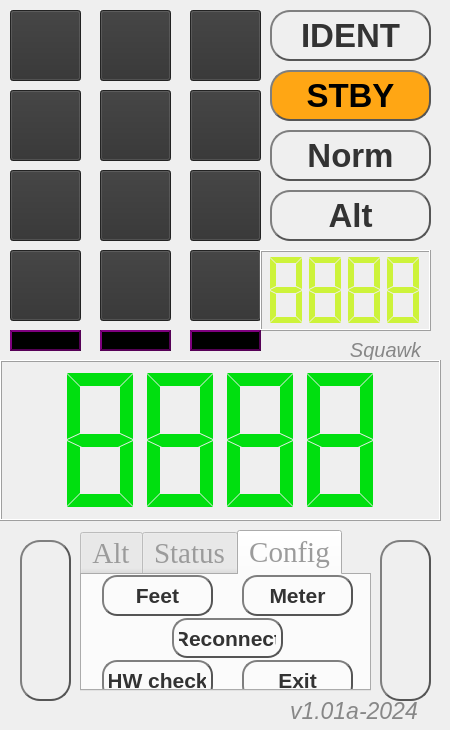
    <widget class="QWidget" name="page_2">
     <widget class="QPushButton" name="pushButton">
      <property name="geometry">
       <rect>
        <x>10</x>
        <y>10</y>
        <width>71</width>
        <height>71</height>
       </rect>
      </property>
      <property name="styleSheet">
       <string notr="true">
QPushButton {
    image: url(:/one.png); 
    background-image: url(:/one.png);  
    background-color: rgb(49, 49, 49);
}
QPushButton:pressed {
    image: url(:/one.png);
    background-image: url(:/one.png);
    background-color: rgb(224, 0, 0);
}</string>
      </property>
      <property name="text">
       <string/>
      </property>
     </widget>
     <widget class="QPushButton" name="pushButton_2">
      <property name="geometry">
       <rect>
        <x>100</x>
        <y>10</y>
        <width>71</width>
        <height>71</height>
       </rect>
      </property>
      <property name="styleSheet">
       <string notr="true">
QPushButton {
    image: url(:/two.png); 
    background-image: url(:/two.png);  
    background-color: rgb(49, 49, 49);
}
QPushButton:pressed {
    image: url(:/two.png);
    background-image: url(:/two.png);
    background-color: rgb(224, 0, 0);
}</string>
      </property>
      <property name="text">
       <string/>
      </property>
     </widget>
     <widget class="QPushButton" name="pushButton_3">
      <property name="geometry">
       <rect>
        <x>190</x>
        <y>10</y>
        <width>71</width>
        <height>71</height>
       </rect>
      </property>
      <property name="styleSheet">
       <string notr="true">
QPushButton {
    image: url(:/tree.png); 
    background-image: url(:/tree.png);  
    background-color: rgb(49, 49, 49);
}
QPushButton:pressed {
    image: url(:/tree.png);
    background-image: url(:/tree.png);
    background-color: rgb(224, 0, 0);
}</string>
      </property>
      <property name="text">
       <string/>
      </property>
     </widget>
     <widget class="QPushButton" name="pushButton_4">
      <property name="geometry">
       <rect>
        <x>10</x>
        <y>90</y>
        <width>71</width>
        <height>71</height>
       </rect>
      </property>
      <property name="styleSheet">
       <string notr="true">
QPushButton {
    image: url(:/fore.png); 
    background-image: url(:/fore.png);  
    background-color: rgb(49, 49, 49);
}
QPushButton:pressed {
    image: url(:/fore.png);
    background-image: url(:/fore.png);
    background-color: rgb(224, 0, 0);
}</string>
      </property>
      <property name="text">
       <string/>
      </property>
     </widget>
     <widget class="QPushButton" name="pushButton_5">
      <property name="geometry">
       <rect>
        <x>100</x>
        <y>90</y>
        <width>71</width>
        <height>71</height>
       </rect>
      </property>
      <property name="styleSheet">
       <string notr="true">
QPushButton {
    image: url(:/five.png); 
    background-image: url(:/five.png);  
    background-color: rgb(49, 49, 49);
}
QPushButton:pressed {
    image: url(:/five.png);
    background-image: url(:/five.png);
    background-color: rgb(224, 0, 0);
}</string>
      </property>
      <property name="text">
       <string/>
      </property>
     </widget>
     <widget class="QPushButton" name="pushButton_6">
      <property name="geometry">
       <rect>
        <x>190</x>
        <y>90</y>
        <width>71</width>
        <height>71</height>
       </rect>
      </property>
      <property name="styleSheet">
       <string notr="true">
QPushButton {
    image: url(:/six.png); 
    background-image: url(:/six.png);  
    background-color: rgb(49, 49, 49);
}
QPushButton:pressed {
    image: url(:/six.png);
    background-image: url(:/six.png);
    background-color: rgb(224, 0, 0);
}</string>
      </property>
      <property name="text">
       <string/>
      </property>
     </widget>
     <widget class="QPushButton" name="pushButton_7">
      <property name="geometry">
       <rect>
        <x>10</x>
        <y>170</y>
        <width>71</width>
        <height>71</height>
       </rect>
      </property>
      <property name="styleSheet">
       <string notr="true">
QPushButton {
    image: url(:/seven.png); 
    background-image: url(:/seven.png);  
    background-color: rgb(49, 49, 49);
}
QPushButton:pressed {
    image: url(:/seven.png);
    background-image: url(:/seven.png);
    background-color: rgb(224, 0, 0);
}</string>
      </property>
      <property name="text">
       <string/>
      </property>
     </widget>
     <widget class="QPushButton" name="pushButton_8">
      <property name="geometry">
       <rect>
        <x>100</x>
        <y>170</y>
        <width>71</width>
        <height>71</height>
       </rect>
      </property>
      <property name="styleSheet">
       <string notr="true">
QPushButton {
    image: url(:/eight.png); 
    background-image: url(:/eight.png);  
    background-color: rgb(49, 49, 49);
}
QPushButton:pressed {
    image: url(:/eight.png);
    background-image: url(:/eight.png);
    background-color: rgb(224, 0, 0);
}</string>
      </property>
      <property name="text">
       <string/>
      </property>
     </widget>
     <widget class="QPushButton" name="pushButton_9">
      <property name="geometry">
       <rect>
        <x>190</x>
        <y>170</y>
        <width>71</width>
        <height>71</height>
       </rect>
      </property>
      <property name="styleSheet">
       <string notr="true">
QPushButton {
    image: url(:/nine.png); 
    background-image: url(:/nine.png);  
    background-color: rgb(49, 49, 49);
}
QPushButton:pressed {
    image: url(:/nine.png);
    background-image: url(:/nine.png);
    background-color: rgb(224, 0, 0);
}</string>
      </property>
      <property name="text">
       <string/>
      </property>
     </widget>
     <widget class="QPushButton" name="pushButton_16">
      <property name="geometry">
       <rect>
        <x>10</x>
        <y>250</y>
        <width>71</width>
        <height>71</height>
       </rect>
      </property>
      <property name="font">
       <font>
        <bold>true</bold>
       </font>
      </property>
      <property name="styleSheet">
       <string notr="true">QPushButton {
    image: url(:/enter.png); 
    background-image: url(:/enter.png);  
    background-color: rgb(49, 49, 49);
}
QPushButton:pressed {
    image: url(:/enter.png);
    background-image: url(:/enter.png);
    background-color: rgb(224, 0, 0);
}</string>
      </property>
      <property name="text">
       <string/>
      </property>
     </widget>
     <widget class="QPushButton" name="pushButton_17">
      <property name="geometry">
       <rect>
        <x>100</x>
        <y>250</y>
        <width>71</width>
        <height>71</height>
       </rect>
      </property>
      <property name="styleSheet">
       <string notr="true">QPushButton {
    image: url(:/zero.png); 
    background-image: url(:/zero.png);  
    background-color: rgb(49, 49, 49);
}
QPushButton:pressed {
    image: url(:/zero.png);
    background-image: url(:/zero.png);
    background-color: rgb(224, 0, 0);
}</string>
      </property>
      <property name="text">
       <string/>
      </property>
     </widget>
     <widget class="QPushButton" name="pushButton_18">
      <property name="geometry">
       <rect>
        <x>190</x>
        <y>250</y>
        <width>71</width>
        <height>71</height>
       </rect>
      </property>
      <property name="styleSheet">
       <string notr="true">QPushButton {
    image: url(:/del.png); 
    background-image: url(:/del.png);  
    background-color: rgb(49, 49, 49);
}
QPushButton:pressed {
    image: url(:/del.png);
    background-image: url(:/del.png);
    background-color: rgb(224, 0, 0);
}</string>
      </property>
      <property name="text">
       <string/>
      </property>
     </widget>
     <widget class="QPushButton" name="pushButton_14">
      <property name="geometry">
       <rect>
        <x>10</x>
        <y>330</y>
        <width>71</width>
        <height>21</height>
       </rect>
      </property>
      <property name="font">
       <font>
        <pointsize>10</pointsize>
        <bold>true</bold>
       </font>
      </property>
      <property name="styleSheet">
       <string notr="true">QPushButton {
background-color: rgb(0, 0, 0);
border: 2px solid #505;
border-radius: 15px;
border-style: outset;
background: qradialgradient(
cx: 0.5, cy: -0.4, fx: 0.3, fy: -0.4,
radius: 1.35, stop: 0 #fff, stop: 1 #900
);
padding: 5px;
}


</string>
      </property>
      <property name="text">
       <string>Com. OK</string>
      </property>
     </widget>
     <widget class="QPushButton" name="pushButton_11">
      <property name="geometry">
       <rect>
        <x>100</x>
        <y>330</y>
        <width>71</width>
        <height>21</height>
       </rect>
      </property>
      <property name="font">
       <font>
        <pointsize>10</pointsize>
        <bold>true</bold>
       </font>
      </property>
      <property name="styleSheet">
       <string notr="true">QPushButton {
background-color: rgb(0, 0, 0);
border: 2px solid #505;
border-radius: 15px;
border-style: outset;
background: qradialgradient(
cx: 0.5, cy: -0.4, fx: 0.3, fy: -0.4,
radius: 1.35, stop: 0 #fff, stop: 1 #900
);
padding: 5px;
}


</string>
      </property>
      <property name="text">
       <string>Alt. OK</string>
      </property>
      <property name="checkable">
       <bool>false</bool>
      </property>
     </widget>
     <widget class="QTabWidget" name="tabWidget">
      <property name="geometry">
       <rect>
        <x>80</x>
        <y>530</y>
        <width>291</width>
        <height>161</height>
       </rect>
      </property>
      <property name="font">
       <font>
        <family>Times New Roman</family>
        <pointsize>22</pointsize>
       </font>
      </property>
      <property name="styleSheet">
       <string notr="true">color: rgb(155, 155, 155);
selection-color: rgb(253, 255, 135);

</string>
      </property>
      <property name="currentIndex">
       <number>2</number>
      </property>
      <widget class="QWidget" name="tab">
       <attribute name="title">
        <string>Alt</string>
       </attribute>
       <widget class="QLCDNumber" name="lcdNumber_3">
        <property name="geometry">
         <rect>
          <x>30</x>
          <y>10</y>
          <width>241</width>
          <height>91</height>
         </rect>
        </property>
        <property name="styleSheet">
         <string notr="true">color: rgb(13, 255, 252);</string>
        </property>
        <property name="smallDecimalPoint">
         <bool>false</bool>
        </property>
        <property name="digitCount">
         <number>5</number>
        </property>
        <property name="segmentStyle">
         <enum>QLCDNumber::SegmentStyle::Flat</enum>
        </property>
        <property name="intValue" stdset="0">
         <number>88888</number>
        </property>
       </widget>
       <widget class="QLabel" name="label_2">
        <property name="geometry">
         <rect>
          <x>40</x>
          <y>100</y>
          <width>61</width>
          <height>31</height>
         </rect>
        </property>
        <property name="font">
         <font>
          <pointsize>22</pointsize>
          <italic>true</italic>
         </font>
        </property>
        <property name="styleSheet">
         <string notr="true">color: rgb(135,135,135);</string>
        </property>
        <property name="text">
         <string>Alt. ft.</string>
        </property>
       </widget>
      </widget>
      <widget class="QWidget" name="tab_2">
       <attribute name="title">
        <string>Status</string>
       </attribute>
       <widget class="QPlainTextEdit" name="plainTextEdit">
        <property name="geometry">
         <rect>
          <x>0</x>
          <y>0</y>
          <width>271</width>
          <height>121</height>
         </rect>
        </property>
        <property name="font">
         <font>
          <pointsize>14</pointsize>
         </font>
        </property>
        <property name="styleSheet">
         <string notr="true">color: rgb(238, 250, 255);</string>
        </property>
        <property name="verticalScrollBarPolicy">
         <enum>Qt::ScrollBarPolicy::ScrollBarAlwaysOn</enum>
        </property>
        <property name="readOnly">
         <bool>true</bool>
        </property>
        <property name="plainText">
         <string/>
        </property>
       </widget>
      </widget>
      <widget class="QWidget" name="tab_3">
       <attribute name="title">
        <string>Config</string>
       </attribute>
       <widget class="QPushButton" name="pushButton_19">
        <property name="geometry">
         <rect>
          <x>160</x>
          <y>85</y>
          <width>111</width>
          <height>41</height>
         </rect>
        </property>
        <property name="font">
         <font>
          <pointsize>16</pointsize>
          <bold>true</bold>
         </font>
        </property>
        <property name="styleSheet">
         <string notr="true">QPushButton {
color: #333;
border: 2px solid #555;
border-radius: 15px;
border-style: outset;
background: qradialgradient(
cx: 0.3, cy: -0.4, fx: 0.3, fy: -0.4,
radius: 1.35, stop: 0 #fff, stop: 1 #888
);
padding: 5px;
}

QPushButton:pressed {
    background-color: rgb(224, 0, 0);
    border-style: inset;
}</string>
        </property>
        <property name="text">
         <string>Exit</string>
        </property>
       </widget>
       <widget class="QPushButton" name="pushButton_off">
        <property name="geometry">
         <rect>
          <x>20</x>
          <y>85</y>
          <width>111</width>
          <height>41</height>
         </rect>
        </property>
        <property name="font">
         <font>
          <pointsize>16</pointsize>
          <bold>true</bold>
         </font>
        </property>
        <property name="styleSheet">
         <string notr="true">QPushButton {
color: #333;
border: 2px solid #555;
border-radius: 15px;
border-style: outset;
background: qradialgradient(
cx: 0.3, cy: -0.4, fx: 0.3, fy: -0.4,
radius: 1.35, stop: 0 #fff, stop: 1 #888
);
padding: 5px;
}

QPushButton:pressed {
    background-color: rgb(224, 0, 0);
    border-style: inset;
}</string>
        </property>
        <property name="text">
         <string>HW check</string>
        </property>
       </widget>
       <widget class="QPushButton" name="pushButton_12">
        <property name="geometry">
         <rect>
          <x>160</x>
          <y>0</y>
          <width>111</width>
          <height>41</height>
         </rect>
        </property>
        <property name="font">
         <font>
          <pointsize>16</pointsize>
          <bold>true</bold>
         </font>
        </property>
        <property name="styleSheet">
         <string notr="true">QPushButton {
color: #333;
border: 2px solid #555;
border-radius: 15px;
border-style: outset;
background: qradialgradient(
cx: 0.3, cy: -0.4, fx: 0.3, fy: -0.4,
radius: 1.35, stop: 0 #fff, stop: 1 #888
);
padding: 5px;
}

QPushButton:pressed {
    background-color: rgb(224, 0, 0);
    border-style: inset;
}</string>
        </property>
        <property name="text">
         <string>Meter</string>
        </property>
       </widget>
       <widget class="QPushButton" name="pushButton_13">
        <property name="geometry">
         <rect>
          <x>20</x>
          <y>0</y>
          <width>111</width>
          <height>41</height>
         </rect>
        </property>
        <property name="font">
         <font>
          <pointsize>16</pointsize>
          <bold>true</bold>
         </font>
        </property>
        <property name="styleSheet">
         <string notr="true">QPushButton {
color: #333;
border: 2px solid #555;
border-radius: 15px;
border-style: outset;
background: qradialgradient(
cx: 0.3, cy: -0.4, fx: 0.3, fy: -0.4,
radius: 1.35, stop: 0 #fff, stop: 1 #888
);
padding: 5px;
}

QPushButton:pressed {
    background-color: rgb(224, 0, 0);
    border-style: inset;
}</string>
        </property>
        <property name="text">
         <string>Feet</string>
        </property>
       </widget>
       <widget class="QPushButton" name="reconnect_now">
        <property name="geometry">
         <rect>
          <x>90</x>
          <y>43</y>
          <width>111</width>
          <height>40</height>
         </rect>
        </property>
        <property name="font">
         <font>
          <pointsize>16</pointsize>
          <bold>true</bold>
         </font>
        </property>
        <property name="styleSheet">
         <string notr="true">QPushButton {
color: #333;
border: 2px solid #555;
border-radius: 15px;
border-style: outset;
background: qradialgradient(
cx: 0.3, cy: -0.4, fx: 0.3, fy: -0.4,
radius: 1.35, stop: 0 #fff, stop: 1 #888
);
padding: 5px;
}

QPushButton:pressed {
    background-color: rgb(224, 0, 0);
    border-style: inset;
}</string>
        </property>
        <property name="text">
         <string>Reconnect</string>
        </property>
       </widget>
      </widget>
     </widget>
     <widget class="QLCDNumber" name="lcdNumber">
      <property name="geometry">
       <rect>
        <x>0</x>
        <y>360</y>
        <width>441</width>
        <height>161</height>
       </rect>
      </property>
      <property name="font">
       <font>
        <bold>true</bold>
       </font>
      </property>
      <property name="styleSheet">
       <string notr="true">color: rgb(0, 223, 15);</string>
      </property>
      <property name="digitCount">
       <number>4</number>
      </property>
      <property name="segmentStyle">
       <enum>QLCDNumber::SegmentStyle::Flat</enum>
      </property>
      <property name="intValue" stdset="0">
       <number>8888</number>
      </property>
     </widget>
     <widget class="QPushButton" name="pushButton_Ident">
      <property name="geometry">
       <rect>
        <x>270</x>
        <y>10</y>
        <width>161</width>
        <height>51</height>
       </rect>
      </property>
      <property name="font">
       <font>
        <pointsize>25</pointsize>
        <bold>true</bold>
       </font>
      </property>
      <property name="styleSheet">
       <string notr="true">QPushButton {
color: #333;
border: 2px solid #555;
border-radius: 20px;
border-style: outset;
background: qradialgradient(
cx: 0.3, cy: -0.4, fx: 0.3, fy: -0.4,
radius: 1.35, stop: 0 #fff, stop: 1 #888
);
padding: 5px;
}

QPushButton:pressed {
    background-color: rgb(224, 0, 0);
    border-style: inset;
}
</string>
      </property>
      <property name="text">
       <string>IDENT</string>
      </property>
     </widget>
     <widget class="QPushButton" name="pushButton_stby">
      <property name="geometry">
       <rect>
        <x>270</x>
        <y>70</y>
        <width>161</width>
        <height>51</height>
       </rect>
      </property>
      <property name="font">
       <font>
        <pointsize>25</pointsize>
        <bold>true</bold>
       </font>
      </property>
      <property name="styleSheet">
       <string notr="true">QPushButton {
background-color: rgb(255, 166, 20);
border: 2px solid #555;
border-radius: 20px;
border-style: outset;
background: qradialgradient(
cx: 0.5, cy: -0.4, fx: 0.3, fy: -0.4,
radius: 1.35, stop: 0 #fff, stop: 1 #2A0
);
padding: 5px;
}

QPushButton:pressed {
    background-color: rgb(224, 0, 0);
    border-style: inset;
}</string>
      </property>
      <property name="text">
       <string>STBY</string>
      </property>
     </widget>
     <widget class="QPushButton" name="pushButton_norm">
      <property name="geometry">
       <rect>
        <x>270</x>
        <y>130</y>
        <width>161</width>
        <height>51</height>
       </rect>
      </property>
      <property name="font">
       <font>
        <pointsize>25</pointsize>
        <bold>true</bold>
       </font>
      </property>
      <property name="styleSheet">
       <string notr="true">QPushButton {
color: #333;
border: 2px solid #555;
border-radius: 20px;
border-style: outset;
background: qradialgradient(
cx: 0.3, cy: -0.4, fx: 0.3, fy: -0.4,
radius: 1.35, stop: 0 #fff, stop: 1 #888
);
padding: 5px;
}

QPushButton:pressed {
    background-color: rgb(224, 0, 0);
    border-style: inset;
}</string>
      </property>
      <property name="text">
       <string>Norm</string>
      </property>
     </widget>
     <widget class="QPushButton" name="pushButton_alt">
      <property name="geometry">
       <rect>
        <x>270</x>
        <y>190</y>
        <width>161</width>
        <height>51</height>
       </rect>
      </property>
      <property name="font">
       <font>
        <pointsize>25</pointsize>
        <bold>true</bold>
       </font>
      </property>
      <property name="styleSheet">
       <string notr="true">QPushButton {
color: #333;
border: 2px solid #555;
border-radius: 20px;
border-style: outset;
background: qradialgradient(
cx: 0.3, cy: -0.4, fx: 0.3, fy: -0.4,
radius: 1.35, stop: 0 #fff, stop: 1 #888
);
padding: 5px;
}

QPushButton:pressed {
    background-color: rgb(224, 0, 0);
    border-style: inset;
}</string>
      </property>
      <property name="text">
       <string>Alt</string>
      </property>
     </widget>
     <widget class="QLCDNumber" name="lcdNumber_2">
      <property name="geometry">
       <rect>
        <x>260</x>
        <y>250</y>
        <width>171</width>
        <height>81</height>
       </rect>
      </property>
      <property name="font">
       <font>
        <italic>true</italic>
       </font>
      </property>
      <property name="styleSheet">
       <string notr="true">color: rgb(205, 243, 58);</string>
      </property>
      <property name="digitCount">
       <number>4</number>
      </property>
      <property name="segmentStyle">
       <enum>QLCDNumber::SegmentStyle::Flat</enum>
      </property>
      <property name="intValue" stdset="0">
       <number>8888</number>
      </property>
     </widget>
     <widget class="QPushButton" name="pushButton_10">
      <property name="geometry">
       <rect>
        <x>190</x>
        <y>330</y>
        <width>71</width>
        <height>21</height>
       </rect>
      </property>
      <property name="font">
       <font>
        <pointsize>11</pointsize>
        <bold>true</bold>
       </font>
      </property>
      <property name="styleSheet">
       <string notr="true">QPushButton {
background-color: rgb(0, 0, 0);
border: 2px solid #505;
border-radius: 15px;
border-style: outset;
background: qradialgradient(
cx: 0.5, cy: -0.4, fx: 0.3, fy: -0.4,
radius: 1.35, stop: 0 #fff, stop: 1 #900
);
padding: 5px;
}


</string>
      </property>
      <property name="text">
       <string>Ping OK</string>
      </property>
      <property name="checkable">
       <bool>false</bool>
      </property>
     </widget>
     <widget class="QPushButton" name="select_gyro_page">
      <property name="geometry">
       <rect>
        <x>380</x>
        <y>540</y>
        <width>51</width>
        <height>161</height>
       </rect>
      </property>
      <property name="font">
       <font>
        <pointsize>19</pointsize>
        <bold>true</bold>
       </font>
      </property>
      <property name="styleSheet">
       <string notr="true">QPushButton {
image: url(:/forwards.svg);
color: #333;
border: 2px solid #555;
border-radius: 20px;
border-style: outset;
background: qradialgradient(
cx: 0.3, cy: -0.4, fx: 0.3, fy: -0.4,
radius: 1.35, stop: 0 #fff, stop: 1 #15E
);
padding: 5px;
}

QPushButton:pressed {
    background-color: rgb(224, 0, 0);
    border-style: inset;
}
</string>
      </property>
      <property name="text">
       <string/>
      </property>
     </widget>
     <widget class="QPushButton" name="select_camera_from_transponder">
      <property name="geometry">
       <rect>
        <x>20</x>
        <y>540</y>
        <width>51</width>
        <height>161</height>
       </rect>
      </property>
      <property name="font">
       <font>
        <pointsize>19</pointsize>
        <bold>true</bold>
       </font>
      </property>
      <property name="styleSheet">
       <string notr="true">QPushButton {
image: url(:/backwards.svg);
color: #333;
border: 2px solid #555;
border-radius: 20px;
border-style: outset;
background: qradialgradient(
cx: 0.3, cy: -0.4, fx: 0.3, fy: -0.4,
radius: 1.35, stop: 0 #fff, stop: 1 #15E
);
padding: 5px;
}

QPushButton:pressed {
    background-color: rgb(224, 0, 0);
    border-style: inset;
}
</string>
      </property>
      <property name="text">
       <string/>
      </property>
     </widget>
     <widget class="QLabel" name="label_17">
      <property name="geometry">
       <rect>
        <x>350</x>
        <y>340</y>
        <width>71</width>
        <height>20</height>
       </rect>
      </property>
      <property name="font">
       <font>
        <pointsize>15</pointsize>
        <italic>true</italic>
       </font>
      </property>
      <property name="styleSheet">
       <string notr="true">color: rgb(135,135,135);</string>
      </property>
      <property name="text">
       <string>Squawk</string>
      </property>
      <property name="alignment">
       <set>Qt::AlignmentFlag::AlignCenter</set>
      </property>
     </widget>
     <widget class="QLabel" name="label_3">
      <property name="geometry">
       <rect>
        <x>290</x>
        <y>700</y>
        <width>151</width>
        <height>21</height>
       </rect>
      </property>
      <property name="font">
       <font>
        <pointsize>17</pointsize>
        <italic>true</italic>
       </font>
      </property>
      <property name="styleSheet">
       <string notr="true">color: rgb(135,135,135);</string>
      </property>
      <property name="text">
       <string>v1.01a-2024</string>
      </property>
     </widget>
     <zorder>pushButton</zorder>
     <zorder>pushButton_2</zorder>
     <zorder>pushButton_3</zorder>
     <zorder>pushButton_4</zorder>
     <zorder>pushButton_5</zorder>
     <zorder>pushButton_6</zorder>
     <zorder>pushButton_7</zorder>
     <zorder>pushButton_8</zorder>
     <zorder>pushButton_9</zorder>
     <zorder>pushButton_16</zorder>
     <zorder>pushButton_17</zorder>
     <zorder>pushButton_18</zorder>
     <zorder>pushButton_14</zorder>
     <zorder>pushButton_11</zorder>
     <zorder>lcdNumber</zorder>
     <zorder>pushButton_Ident</zorder>
     <zorder>pushButton_stby</zorder>
     <zorder>pushButton_alt</zorder>
     <zorder>lcdNumber_2</zorder>
     <zorder>pushButton_10</zorder>
     <zorder>tabWidget</zorder>
     <zorder>pushButton_norm</zorder>
     <zorder>select_gyro_page</zorder>
     <zorder>select_camera_from_transponder</zorder>
     <zorder>label_17</zorder>
     <zorder>label_3</zorder>
    </widget>
